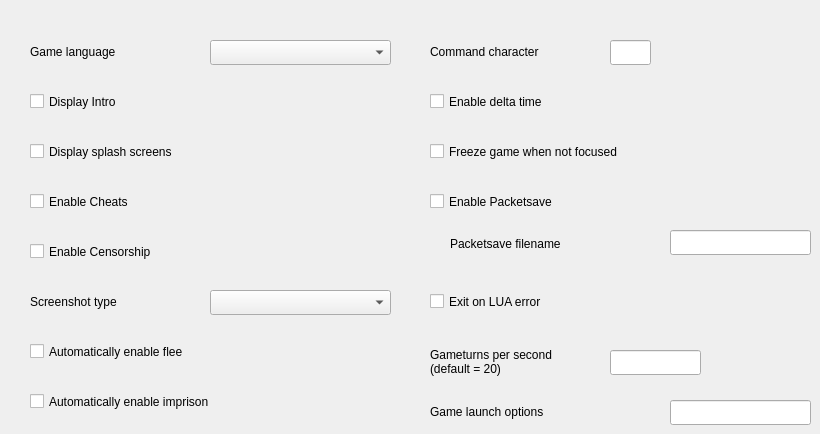
     <widget class="QWidget" name="tab1_game">
      <attribute name="title">
       <string comment="Tab Title">Game</string>
      </attribute>
      <widget class="QComboBox" name="comboBoxLanguage">
       <property name="geometry">
        <rect>
         <x>210</x>
         <y>40</y>
         <width>181</width>
         <height>25</height>
        </rect>
       </property>
      </widget>
      <widget class="QLabel" name="labelLanguage">
       <property name="geometry">
        <rect>
         <x>30</x>
         <y>43</y>
         <width>171</width>
         <height>17</height>
        </rect>
       </property>
       <property name="text">
        <string comment="Dropdown Title Label">Game language</string>
       </property>
      </widget>
      <widget class="QCheckBox" name="checkBoxDisplayIntro">
       <property name="geometry">
        <rect>
         <x>30</x>
         <y>90</y>
         <width>321</width>
         <height>23</height>
        </rect>
       </property>
       <property name="text">
        <string comment="Checkbox Toggle">Display Intro</string>
       </property>
      </widget>
      <widget class="QCheckBox" name="checkBoxCheats">
       <property name="geometry">
        <rect>
         <x>30</x>
         <y>190</y>
         <width>321</width>
         <height>23</height>
        </rect>
       </property>
       <property name="text">
        <string comment="Checkbox Toggle">Enable Cheats</string>
       </property>
      </widget>
      <widget class="QCheckBox" name="checkBoxCensorship">
       <property name="geometry">
        <rect>
         <x>30</x>
         <y>240</y>
         <width>321</width>
         <height>23</height>
        </rect>
       </property>
       <property name="text">
        <string comment="Checkbox Toggle">Enable Censorship</string>
       </property>
      </widget>
      <widget class="QComboBox" name="comboBoxScreenshots">
       <property name="geometry">
        <rect>
         <x>210</x>
         <y>290</y>
         <width>181</width>
         <height>25</height>
        </rect>
       </property>
      </widget>
      <widget class="QLabel" name="labelScreenshot">
       <property name="geometry">
        <rect>
         <x>30</x>
         <y>293</y>
         <width>151</width>
         <height>17</height>
        </rect>
       </property>
       <property name="text">
        <string comment="Dropdown Title Label">Screenshot type</string>
       </property>
      </widget>
      <widget class="QLabel" name="labelGameturns">
       <property name="geometry">
        <rect>
         <x>430</x>
         <y>346</y>
         <width>171</width>
         <height>31</height>
        </rect>
       </property>
       <property name="text">
        <string comment="Textinput Title Label">Gameturns per second
(default = 20)</string>
       </property>
       <property name="wordWrap">
        <bool>true</bool>
       </property>
      </widget>
      <widget class="QLineEdit" name="lineEditGameturns">
       <property name="geometry">
        <rect>
         <x>610</x>
         <y>350</y>
         <width>91</width>
         <height>25</height>
        </rect>
       </property>
      </widget>
      <widget class="QLabel" name="labelCommandChar">
       <property name="geometry">
        <rect>
         <x>430</x>
         <y>43</y>
         <width>161</width>
         <height>17</height>
        </rect>
       </property>
       <property name="text">
        <string comment="Textinput Title Label">Command character</string>
       </property>
      </widget>
      <widget class="QLineEdit" name="lineEditCommandChar">
       <property name="geometry">
        <rect>
         <x>610</x>
         <y>40</y>
         <width>41</width>
         <height>25</height>
        </rect>
       </property>
      </widget>
      <widget class="QCheckBox" name="checkBoxDisplaySplashScreens">
       <property name="geometry">
        <rect>
         <x>30</x>
         <y>140</y>
         <width>321</width>
         <height>23</height>
        </rect>
       </property>
       <property name="text">
        <string comment="Checkbox Toggle">Display splash screens</string>
       </property>
      </widget>
      <widget class="QCheckBox" name="checkBoxDeltaTime">
       <property name="geometry">
        <rect>
         <x>430</x>
         <y>90</y>
         <width>321</width>
         <height>23</height>
        </rect>
       </property>
       <property name="text">
        <string comment="Checkbox Toggle">Enable delta time</string>
       </property>
      </widget>
      <widget class="QCheckBox" name="checkBoxFreezeGameNoFocus">
       <property name="geometry">
        <rect>
         <x>430</x>
         <y>140</y>
         <width>321</width>
         <height>23</height>
        </rect>
       </property>
       <property name="text">
        <string comment="Checkbox Toggle">Freeze game when not focused</string>
       </property>
      </widget>
      <widget class="QLabel" name="labelPacketSaveFileName">
       <property name="geometry">
        <rect>
         <x>450</x>
         <y>235</y>
         <width>221</width>
         <height>17</height>
        </rect>
       </property>
       <property name="text">
        <string comment="Textinput Title Label">Packetsave filename</string>
       </property>
      </widget>
      <widget class="QCheckBox" name="checkBoxPacketSaveEnabled">
       <property name="geometry">
        <rect>
         <x>430</x>
         <y>190</y>
         <width>361</width>
         <height>23</height>
        </rect>
       </property>
       <property name="text">
        <string comment="Checkbox Toggle">Enable Packetsave</string>
       </property>
      </widget>
      <widget class="QLineEdit" name="lineEditPackSaveFileName">
       <property name="geometry">
        <rect>
         <x>670</x>
         <y>230</y>
         <width>141</width>
         <height>25</height>
        </rect>
       </property>
      </widget>
      <widget class="QCheckBox" name="checkBoxExitOnLuaError">
       <property name="geometry">
        <rect>
         <x>430</x>
         <y>290</y>
         <width>321</width>
         <height>23</height>
        </rect>
       </property>
       <property name="text">
        <string comment="Checkbox Toggle">Exit on LUA error</string>
       </property>
      </widget>
      <widget class="QCheckBox" name="checkBoxAutoEnableFlee">
       <property name="geometry">
        <rect>
         <x>30</x>
         <y>340</y>
         <width>321</width>
         <height>23</height>
        </rect>
       </property>
       <property name="text">
        <string comment="Checkbox Toggle">Automatically enable flee</string>
       </property>
      </widget>
      <widget class="QCheckBox" name="checkBoxAutoEnableImprison">
       <property name="geometry">
        <rect>
         <x>30</x>
         <y>390</y>
         <width>321</width>
         <height>23</height>
        </rect>
       </property>
       <property name="text">
        <string comment="Checkbox Toggle">Automatically enable imprison</string>
       </property>
      </widget>
      <widget class="QLineEdit" name="lineEditLaunchOptions">
       <property name="geometry">
        <rect>
         <x>670</x>
         <y>400</y>
         <width>141</width>
         <height>25</height>
        </rect>
       </property>
      </widget>
      <widget class="QLabel" name="labelLaunchOptions">
       <property name="geometry">
        <rect>
         <x>430</x>
         <y>403</y>
         <width>241</width>
         <height>17</height>
        </rect>
       </property>
       <property name="text">
        <string comment="Textinput Title Label">Game launch options</string>
       </property>
      </widget>
     </widget>
